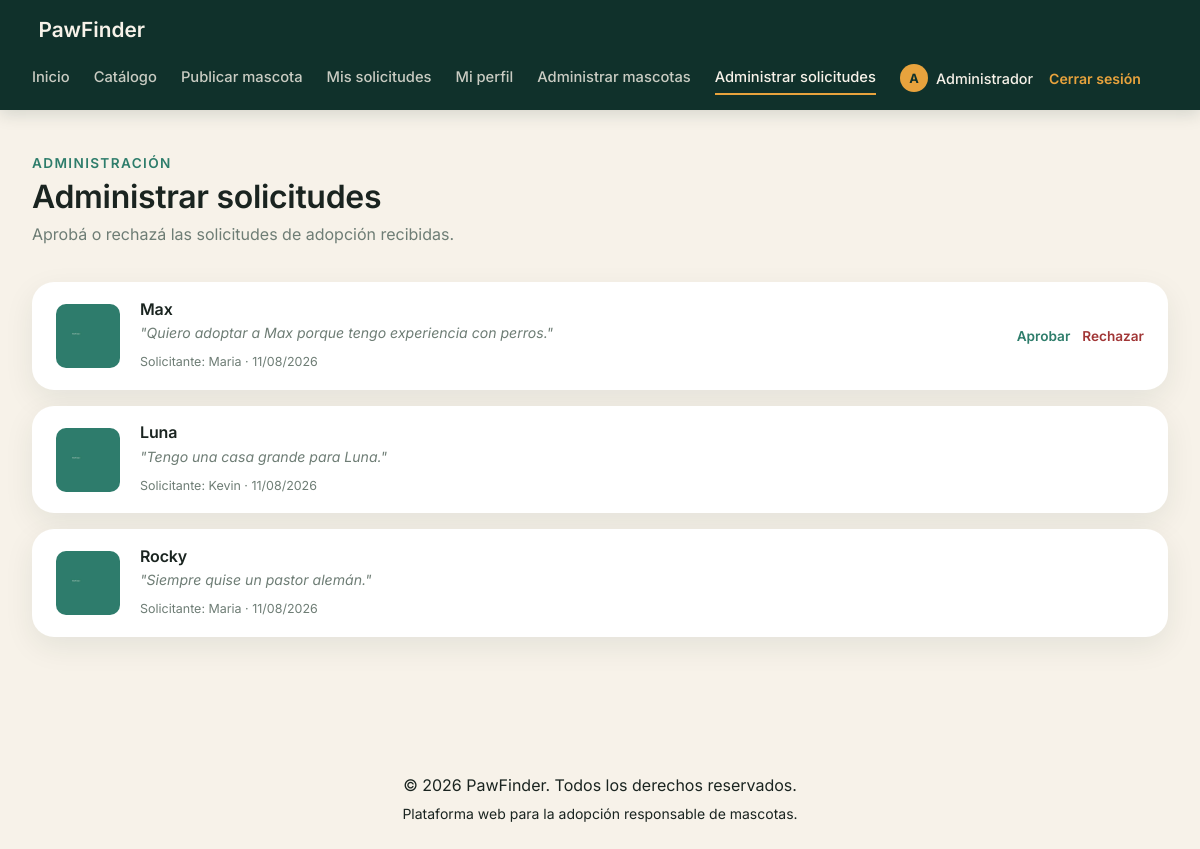
The page /mi_proyecto/app/controllers/SolicitudController.php?accion=administrar (signed in) on the database its author committed.
### tables this page shows
CREATE TABLE solicitudes (

    id_solicitud INT AUTO_INCREMENT PRIMARY KEY,
    mensaje TEXT NOT NULL,
    fecha DATETIME DEFAULT CURRENT_TIMESTAMP,
    estado VARCHAR(20) DEFAULT 'Pendiente',
    id_usuario INT NOT NULL,
    id_mascota INT NOT NULL,

    FOREIGN KEY (id_usuario)
    REFERENCES usuarios(id_usuario),

    FOREIGN KEY (id_mascota)
    REFERENCES mascotas(id_mascota)

);

CREATE TABLE mascotas (

    id_mascota INT AUTO_INCREMENT PRIMARY KEY,
    nombre VARCHAR(80) NOT NULL,
    especie VARCHAR(30) NOT NULL,
    raza VARCHAR(60),
    edad VARCHAR(30),
    sexo VARCHAR(20),
    tamano VARCHAR(20),
    ubicacion VARCHAR(60),
    descripcion TEXT,
    imagen VARCHAR(255),
    estado VARCHAR(20) DEFAULT 'Disponible',
    id_usuario INT NOT NULL,
    fecha_publicacion DATETIME DEFAULT CURRENT_TIMESTAMP,

    FOREIGN KEY (id_usuario)
    REFERENCES usuarios(id_usuario)

);

CREATE TABLE usuarios (

    id_usuario INT AUTO_INCREMENT PRIMARY KEY,
    nombre VARCHAR(100) NOT NULL,
    email VARCHAR(100) NOT NULL UNIQUE,
    telefono VARCHAR(20),
    password VARCHAR(255) NOT NULL,
    id_rol INT NOT NULL,
    fecha_registro DATETIME DEFAULT CURRENT_TIMESTAMP,

    FOREIGN KEY (id_rol)
    REFERENCES roles(id_rol)

);

### mi_proyecto/app/models/Solicitud.php (called while the page is built, shortened)
<?php
require_once __DIR__ . '/../../config/database.php';
class Solicitud
{
    private $conexion;
    public function __construct()
    {
        $db = new Database();
        $this->conexion = $db->conectar();
    }
    public function obtenerTodas()
    {
        $sql = "SELECT s.*, m.nombre AS mascota, m.imagen, u.nombre AS solicitante
                FROM solicitudes s
                INNER JOIN mascotas m ON s.id_mascota = m.id_mascota
                INNER JOIN usuarios u ON s.id_usuario = u.id_usuario
                ORDER BY s.fecha DESC";
        $stmt = $this->conexion->query($sql);
        return $stmt->fetchAll(PDO::FETCH_ASSOC);
    }
}

### mi_proyecto/config/database.php (called while the page is built, shortened)
<?php
class Database
{
    private $host = "localhost";
    private $dbname = "pawfinder";
    private $usuario = "root";
    private $password = "";
    public function conectar()
    {
        $this->conexion = null;
        try {
            $this->conexion = new PDO(
                "mysql:host=" . $this->host . ";dbname=" . $this->dbname . ";charset=utf8mb4",
                $this->usuario,
                $this->password
            );
            $this->conexion->setAttribute(PDO::ATTR_ERRMODE, PDO::ERRMODE_EXCEPTION);
        } catch (PDOException $e) {
            echo "Error de conexión: " . $e->getMessage();
        }
        return $this->conexion;
    }
}

### mi_proyecto/app/views/solicitudes/administrar.php (the view, shortened to what this page needs)
<?php
require_once __DIR__ . '/../layout/header.php';
require_once __DIR__ . '/../layout/menu.php';
$solicitudes = $solicitudes ?? [];
?>
<div class="page-wrapper">
    <div class="page-header">
        <div>
            <span class="eyebrow-dark">
                Administración
            </span>
            <h1>
                Administrar solicitudes
            </h1>
            <p class="page-subtitle">
                Aprobá o rechazá las solicitudes de adopción recibidas.
            </p>
        </div>
    </div>
    <div class="request-list">
        <?php if (empty($solicitudes)): ?>
            <p class="empty-state">Todavía no hay solicitudes registradas.</p>
        <?php else: ?>
            <?php foreach ($solicitudes as $solicitud) { ?>
                <div class="request-card">
                    <div class="request-card-img"
                        style="background-image:url('<?php echo htmlspecialchars($solicitud["imagen"] ?? '/mi_proyecto/public/img/placeholder-mascota.jpg'); ?>')">
                    </div>
                    <div class="request-card-body">
                        <h3>
                            <?php echo htmlspecialchars($solicitud["mascota"]); ?>
                        </h3>
                        <p class="request-msg">
                            "<?php echo htmlspecialchars($solicitud["mensaje"]); ?>"
                        </p>
                        <span class="request-date">
                            Solicitante: <?php echo htmlspecialchars($solicitud["solicitante"]); ?>
                            · <?php echo htmlspecialchars(date("d/m/Y", strtotime($solicitud["fecha"]))); ?>
                        </span>
                    </div>
                    <div class="pf-table-actions">
                        <?php if ($solicitud["estado"] == "Pendiente") { ?>
                            <span class="pet-badge pet-badge-pendiente">
                            </span>
                            <a
                                href="/mi_proyecto/app/controllers/SolicitudController.php?accion=aprobar&id=<?= (int)$solicitud["id_solicitud"] ?>"
                                class="pf-action-link"
                                onclick="return confirm('¿Aprobar esta solicitud? La mascota quedará marcada como adoptada.');">
                                Aprobar
                            </a>
                            <a
                                href="/mi_proyecto/app/controllers/SolicitudController.php?accion=rechazar&id=<?= (int)$solicitud["id_solicitud"] ?>"
                                class="pf-action-link pf-action-danger"
                                onclick="return confirm('¿Rechazar esta solicitud?');">
                                Rechazar
                            </a>
                        <?php } elseif ($solicitud["estado"] == "Aprobada") { ?>
                            <span class="pet-badge pet-badge-aprobada">
                            </span>
                        <?php } elseif ($solicitud["estado"] == "Rechazada") { ?>
                            <span class="pet-badge pet-badge-rechazada">
                            </span>
                        <?php } ?>
                    </div>
                </div>
            <?php } ?>
        <?php endif; ?>
    </div>
</div>
<?php require_once __DIR__ . '/../layout/footer.php'; ?>

### mi_proyecto/app/controllers/SolicitudController.php (shortened to what this page needs)
<?php
require_once __DIR__ . '/../models/Solicitud.php';
$solicitudModelo = new Solicitud();
$accion = $_POST['accion'] ?? $_GET['accion'] ?? 'mis_solicitudes';
switch ($accion) {
    case 'administrar':
        $solicitudes = $solicitudModelo->obtenerTodas();
        require __DIR__ . '/../views/solicitudes/administrar.php';
        break;
}

### mi_proyecto/app/views/layout/header.php (shortened to what this page needs)
<!DOCTYPE html>
<html lang="es">
<head>
    <link href="https://cdn.jsdelivr.net/npm/bootstrap@5.3.7/dist/css/bootstrap.min.css" rel="stylesheet">
    <link rel="stylesheet" href="/mi_proyecto/public/css/styles.css">
</head>
<body>

### mi_proyecto/app/views/layout/menu.php (shortened to what this page needs)
<?php
$rolActual = $_SESSION['usuario_rol'] ?? 'usuario';
$nombreActual = $_SESSION['usuario_nombre'] ?? 'Invitado';
$accionActual = $_GET['accion'] ?? '';
?>
<nav class="pf-navbar">
    <div class="pf-navbar-inner">
        <a href="/mi_proyecto/app/controllers/UsuarioController.php?accion=dashboard" class="pf-brand">
            PawFinder
        </a>
        <div class="pf-navbar-links" id="menu">
            <a href="/mi_proyecto/app/controllers/UsuarioController.php?accion=dashboard" class="<?= $accionActual === 'dashboard' ? 'active' : '' ?>">Inicio</a>
            <a href="/mi_proyecto/app/controllers/MascotaController.php?accion=catalogo" class="<?= $accionActual === 'catalogo' ? 'active' : '' ?>">Catálogo</a>
            <a href="/mi_proyecto/app/controllers/MascotaController.php?accion=agregar" class="<?= $accionActual === 'agregar' ? 'active' : '' ?>">Publicar mascota</a>
            <a href="/mi_proyecto/app/controllers/SolicitudController.php?accion=mis_solicitudes" class="<?= $accionActual === 'mis_solicitudes' ? 'active' : '' ?>">Mis solicitudes</a>
            <a href="/mi_proyecto/app/controllers/UsuarioController.php?accion=perfil" class="<?= $accionActual === 'perfil' ? 'active' : '' ?>">Mi perfil</a>
            <?php if ($rolActual === 'admin'): ?>
                <a href="/mi_proyecto/app/controllers/MascotaController.php?accion=administrar" class="<?= ($accionActual === 'administrar' && str_contains($_SERVER['REQUEST_URI'], 'MascotaController')) ? 'active' : '' ?>">Administrar mascotas</a>
                <a href="/mi_proyecto/app/controllers/SolicitudController.php?accion=administrar" class="<?= ($accionActual === 'administrar' && str_contains($_SERVER['REQUEST_URI'], 'SolicitudController')) ? 'active' : '' ?>">Administrar solicitudes</a>
            <?php endif; ?>
            <div class="pf-navbar-user">
                <a href="/mi_proyecto/app/controllers/UsuarioController.php?accion=perfil" class="pf-user-chip">
                    <span class="pf-user-avatar"><?= strtoupper(substr($nombreActual, 0, 1)) ?></span>
                    <?= htmlspecialchars($nombreActual) ?>
                </a>
                <a href="/mi_proyecto/app/controllers/AuthController.php?accion=logout" class="pf-logout">Cerrar sesión</a>
            </div>
        </div>
    </div>
</nav>

### mi_proyecto/app/views/layout/footer.php (shortened to what this page needs)
    <footer class="text-center py-4 mt-5">
        <p class="mb-1">
            &copy; <?php echo date("Y"); ?> PawFinder. Todos los derechos reservados.
        </p>
        <small>
            Plataforma web para la adopción responsable de mascotas.
        </small>
    </footer>
</body>
</html>

### mi_proyecto/public/css/styles.css (style rules this page uses)
:root { --color-bg: #10312B; --color-surface: #F7F2E9; --color-primary: #2E7D6B; --color-primary-dark: #1F5C4E; --color-accent: #E8A33D; --color-ink: #1A2420; --color-muted: #6E7D75; --radius-lg: 22px; --radius-sm: 10px; --font-display: 'Inter', serif; --font-body: 'Inter', sans-serif; }
body { font-family: var(--font-body); color: var(--color-ink); background-color: var(--color-surface); margin: 0; }
h1, h2, h3, .display-text { font-family: var(--font-display); font-weight: 600; letter-spacing: -0.01em; }
.pf-navbar { background-color: var(--color-bg); padding: 0.9rem 0; position: sticky; top: 0; z-index: 50; box-shadow: 0 4px 16px rgba(16, 49, 43, 0.15); }
.pf-navbar-inner { max-width: 1200px; margin: 0 auto; padding: 0 2rem; display: flex; align-items: center; justify-content: space-between; flex-wrap: wrap; gap: 1rem; }
.pf-brand { font-family: var(--font-display); font-weight: 600; font-size: 1.3rem; color: var(--color-surface); text-decoration: none; display: flex; align-items: center; gap: 0.4rem; }
.pf-navbar-links { display: flex; align-items: center; gap: 1.5rem; flex-wrap: wrap; }
.pf-navbar-links>a { color: rgba(247, 242, 233, 0.8); text-decoration: none; font-size: 0.92rem; font-weight: 500; padding: 0.3rem 0; border-bottom: 2px solid transparent; transition: color 0.2s ease, border-color 0.2s ease; }
.pf-navbar-links>a:hover, .pf-navbar-links>a.active { color: var(--color-surface); border-bottom-color: var(--color-accent); }
.pf-navbar-user { display: flex; align-items: center; gap: 1rem; }
.pf-user-chip { display: flex; align-items: center; gap: 0.5rem; color: var(--color-surface); text-decoration: none; font-size: 0.9rem; font-weight: 500; }
.pf-user-avatar { width: 28px; height: 28px; border-radius: 50%; background-color: var(--color-accent); color: var(--color-bg); display: flex; align-items: center; justify-content: center; font-weight: 700; font-size: 0.8rem; }
.pf-logout { color: var(--color-accent); text-decoration: none; font-size: 0.88rem; font-weight: 600; }
.page-wrapper { max-width: 1200px; margin: 0 auto; padding: 2.5rem 2rem 4rem; }
.page-header { display: flex; justify-content: space-between; align-items: flex-end; flex-wrap: wrap; gap: 1rem; margin-bottom: 2.25rem; }
.eyebrow-dark { color: var(--color-primary); font-size: 0.85rem; font-weight: 600; text-transform: uppercase; letter-spacing: 0.1em; }
.page-header h1 { font-size: 2rem; margin: 0.25rem 0 0.4rem; }
.page-subtitle { color: var(--color-muted); margin: 0; }
.pet-badge { position: absolute; top: 0.7rem; right: 0.7rem; font-size: 0.72rem; font-weight: 700; padding: 0.25rem 0.65rem; border-radius: 999px; text-transform: uppercase; letter-spacing: 0.03em; }
.pet-badge-adoptada, .pet-badge-aprobada { background-color: rgba(232, 163, 61, 0.2); color: #8a5a11; }
.pet-badge-pendiente { background-color: rgba(110, 125, 117, 0.18); color: var(--color-muted); }
.pet-badge-rechazada { background-color: rgba(178, 58, 58, 0.15); color: #a13636; }
.pf-table-actions { display: flex; gap: 0.75rem; justify-content: flex-end; align-items: center; }
.pf-action-link { background: none; border: none; color: var(--color-primary); font-weight: 600; font-size: 0.85rem; text-decoration: none; cursor: pointer; padding: 0; }
.pf-action-danger { color: #a13636; }
.request-list { display: flex; flex-direction: column; gap: 1rem; }
.request-card { background: #fff; border-radius: var(--radius-lg); box-shadow: 0 10px 30px rgba(16, 49, 43, 0.08); padding: 1.1rem 1.5rem; display: flex; align-items: center; gap: 1.25rem; }
.request-card-img { width: 64px; height: 64px; border-radius: var(--radius-sm); background-size: cover; background-position: center; background-color: #E4DECF; flex-shrink: 0; }
.request-card-body { flex: 1; }
.request-card-body h3 { font-size: 1rem; margin: 0 0 0.2rem; }
.request-msg { color: var(--color-muted); font-size: 0.88rem; margin: 0 0 0.3rem; font-style: italic; }
.request-date { color: var(--color-muted); font-size: 0.78rem; }

### rows shown on the page
solicitudes: id_mascota.imagen (placeholder picture), id_mascota.nombre "Max", mensaje "Quiero adoptar a Max porque tengo experiencia con perros.", id_usuario.nombre "Maria", fecha "11/08/2026"
solicitudes: id_mascota.imagen (placeholder picture), id_mascota.nombre "Luna", mensaje "Tengo una casa grande para Luna.", id_usuario.nombre "Kevin", fecha "11/08/2026"
solicitudes: id_mascota.imagen (placeholder picture), id_mascota.nombre "Rocky", mensaje "Siempre quise un pastor alemán.", id_usuario.nombre "Maria", fecha "11/08/2026"

### other values the page prints
substr($nombreActual, 0, 1) "A"
$nombreActual "Administrador"
